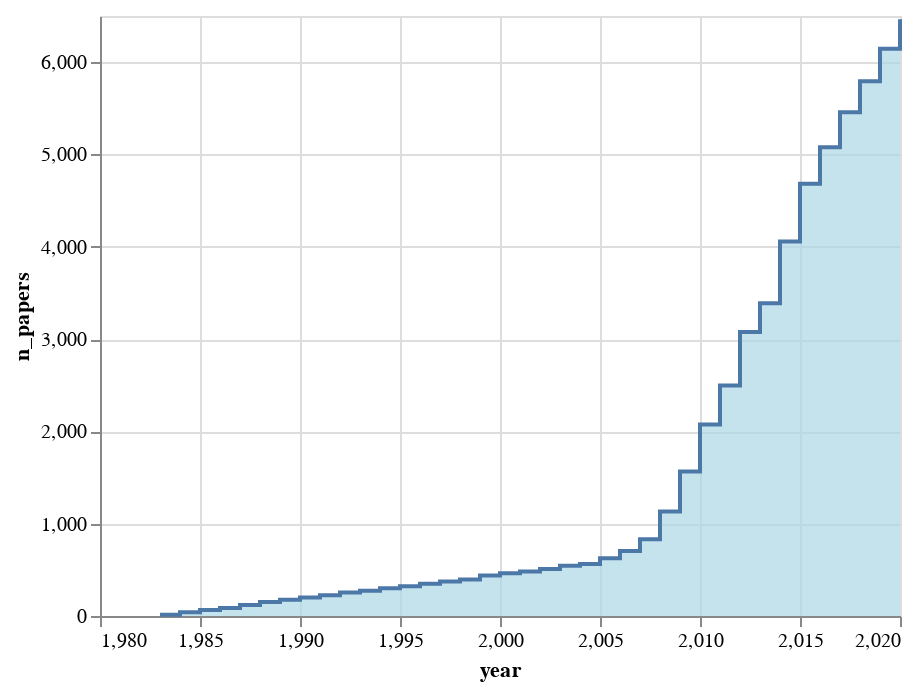

This figure's notebook cell:
### Code cell
alt.Chart(df_summary).mark_area(
    color="lightblue", interpolate="step-after", line=True
).encode(x="year", y="n_papers")

### Figure 1 — Vega-Lite specification as saved in the notebook (floating-point values rounded to 4 significant figures)
{"config": {"view": {"continuousWidth": 400, "continuousHeight": 300}}, "data": {"name": "data-56730caf9ccd74c5a1f2789da9445111"}, "mark": {"type": "area", "color": "lightblue", "interpolate": "step-after", "line": true}, "encoding": {"x": {"type": "quantitative", "field": "year"}, "y": {"type": "quantitative", "field": "n_papers"}}, "$schema": "https://vega.github.io/schema/vega-lite/v4.8.1.json", "datasets": {"data-56730caf9ccd74c5a1f2789da9445111": [{"year": 1983, "n_authors": 17, "n_papers": 13, "n_authors_per_paper": 1.308, "n_papers_per_author": 1.0, "n_collabs": 4, "n_isolates": 9, "mean_collabs": 0.4706, "largest_component": 0.1176, "deg_assort": null, "avg_clustering": 0.0, "transitivity": 0.0}, {"year": 1984, "n_authors": 52, "n_papers": 40, "n_authors_per_paper": 1.325, "n_papers_per_author": 1.019, "n_collabs": 13, "n_isolates": 26, "mean_collabs": 0.5, "largest_component": 0.03846, "deg_assort": null, "avg_clustering": 0.0, "transitivity": 0.0}, {"year": 1985, "n_authors": 84, "n_papers": 64, "n_authors_per_paper": 1.375, "n_papers_per_author": 1.048, "n_collabs": 24, "n_isolates": 36, "mean_collabs": 0.5714, "largest_component": 0.02381, "deg_assort": null, "avg_clustering": 0.0, "transitivity": 0.0}, {"year": 1986, "n_authors": 117, "n_papers": 88, "n_authors_per_paper": 1.386, "n_papers_per_author": 1.043, "n_collabs": 34, "n_isolates": 49, "mean_collabs": 0.5812, "largest_component": 0.01709, "deg_assort": null, "avg_clustering": 0.0, "transitivity": 0.0}, {"year": 1987, "n_authors": 158, "n_papers": 120, "n_authors_per_paper": 1.367, "n_papers_per_author": 1.038, "n_collabs": 44, "n_isolates": 70, "mean_collabs": 0.557, "largest_component": 0.01266, "deg_assort": null, "avg_clustering": 0.0, "transitivity": 0.0}, {"year": 1988, "n_authors": 199, "n_papers": 153, "n_authors_per_paper": 1.392, "n_papers_per_author": 1.07, "n_collabs": 59, "n_isolates": 83, "mean_collabs": 0.593, "largest_component": 0.01508, "deg_assort": -0.03509, "avg_clustering": 0.0, "transitivity": 0.0}, {"year": 1989, "n_authors": 232, "n_papers": 177, "n_authors_per_paper": 1.395, "n_papers_per_author": 1.065, "n_collabs": 69, "n_isolates": 96, "mean_collabs": 0.5948, "largest_component": 0.01293, "deg_assort": -0.02985, "avg_clustering": 0.0, "transitivity": 0.0}, {"year": 1990, "n_authors": 257, "n_papers": 200, "n_authors_per_paper": 1.375, "n_papers_per_author": 1.07, "n_collabs": 73, "n_isolates": 113, "mean_collabs": 0.5681, "largest_component": 0.01167, "deg_assort": -0.02817, "avg_clustering": 0.0, "transitivity": 0.0}, {"year": 1991, "n_authors": 285, "n_papers": 225, "n_authors_per_paper": 1.364, "n_papers_per_author": 1.077, "n_collabs": 78, "n_isolates": 131, "mean_collabs": 0.5474, "largest_component": 0.01053, "deg_assort": -0.02632, "avg_clustering": 0.0, "transitivity": 0.0}, {"year": 1992, "n_authors": 321, "n_papers": 254, "n_authors_per_paper": 1.37, "n_papers_per_author": 1.084, "n_collabs": 88, "n_isolates": 147, "mean_collabs": 0.5483, "largest_component": 0.009346, "deg_assort": -0.02326, "avg_clustering": 0.0, "transitivity": 0.0}, {"year": 1993, "n_authors": 348, "n_papers": 274, "n_authors_per_paper": 1.376, "n_papers_per_author": 1.083, "n_collabs": 97, "n_isolates": 156, "mean_collabs": 0.5575, "largest_component": 0.008621, "deg_assort": -0.02105, "avg_clustering": 0.0, "transitivity": 0.0}, {"year": 1994, "n_authors": 383, "n_papers": 301, "n_authors_per_paper": 1.385, "n_papers_per_author": 1.089, "n_collabs": 109, "n_isolates": 169, "mean_collabs": 0.5692, "largest_component": 0.007833, "deg_assort": -0.0381, "avg_clustering": 0.0, "transitivity": 0.0}, {"year": 1995, "n_authors": 411, "n_papers": 322, "n_authors_per_paper": 1.388, "n_papers_per_author": 1.088, "n_collabs": 118, "n_isolates": 179, "mean_collabs": 0.5742, "largest_component": 0.007299, "deg_assort": -0.03509, "avg_clustering": 0.0, "transitivity": 0.0}, {"year": 1996, "n_authors": 444, "n_papers": 350, "n_authors_per_paper": 1.389, "n_papers_per_author": 1.095, "n_collabs": 129, "n_isolates": 191, "mean_collabs": 0.5811, "largest_component": 0.009009, "deg_assort": -0.032, "avg_clustering": 0.0, "transitivity": 0.0}, {"year": 1997, "n_authors": 468, "n_papers": 373, "n_authors_per_paper": 1.378, "n_papers_per_author": 1.098, "n_collabs": 133, "n_isolates": 207, "mean_collabs": 0.5684, "largest_component": 0.008547, "deg_assort": -0.03101, "avg_clustering": 0.0, "transitivity": 0.0}, {"year": 1998, "n_authors": 512, "n_papers": 396, "n_authors_per_paper": 1.417, "n_papers_per_author": 1.096, "n_collabs": 179, "n_isolates": 218, "mean_collabs": 0.6992, "largest_component": 0.01172, "deg_assort": 0.9694, "avg_clustering": 0.05273, "transitivity": 0.95}, {"year": 1999, "n_authors": 597, "n_papers": 440, "n_authors_per_paper": 1.475, "n_papers_per_author": 1.087, "n_collabs": 241, "n_isolates": 231, "mean_collabs": 0.8074, "largest_component": 0.01005, "deg_assort": 0.9763, "avg_clustering": 0.1094, "transitivity": 0.9568}, {"year": 2000, "n_authors": 633, "n_papers": 462, "n_authors_per_paper": 1.491, "n_papers_per_author": 1.088, "n_collabs": 265, "n_isolates": 239, "mean_collabs": 0.8373, "largest_component": 0.0158, "deg_assort": 0.883, "avg_clustering": 0.1156, "transitivity": 0.9107}, {"year": 2001, "n_authors": 670, "n_papers": 481, "n_authors_per_paper": 1.514, "n_papers_per_author": 1.087, "n_collabs": 297, "n_isolates": 245, "mean_collabs": 0.8866, "largest_component": 0.01493, "deg_assort": 0.89, "avg_clustering": 0.1406, "transitivity": 0.9257}, {"year": 2002, "n_authors": 731, "n_papers": 510, "n_authors_per_paper": 1.557, "n_papers_per_author": 1.086, "n_collabs": 363, "n_isolates": 255, "mean_collabs": 0.9932, "largest_component": 0.01368, "deg_assort": 0.9214, "avg_clustering": 0.1814, "transitivity": 0.9405}, {"year": 2003, "n_authors": 800, "n_papers": 545, "n_authors_per_paper": 1.6, "n_papers_per_author": 1.09, "n_collabs": 437, "n_isolates": 265, "mean_collabs": 1.093, "largest_component": 0.015, "deg_assort": 0.9197, "avg_clustering": 0.2136, "transitivity": 0.9423}, {"year": 2004, "n_authors": 826, "n_papers": 564, "n_authors_per_paper": 1.605, "n_papers_per_author": 1.096, "n_collabs": 452, "n_isolates": 271, "mean_collabs": 1.094, "largest_component": 0.01453, "deg_assort": 0.878, "avg_clustering": 0.214, "transitivity": 0.9277}, {"year": 2005, "n_authors": 972, "n_papers": 626, "n_authors_per_paper": 1.698, "n_papers_per_author": 1.094, "n_collabs": 644, "n_isolates": 290, "mean_collabs": 1.325, "largest_component": 0.01235, "deg_assort": 0.9331, "avg_clustering": 0.2872, "transitivity": 0.9576}, {"year": 2006, "n_authors": 1168, "n_papers": 704, "n_authors_per_paper": 1.801, "n_papers_per_author": 1.086, "n_collabs": 965, "n_isolates": 312, "mean_collabs": 1.652, "largest_component": 0.01284, "deg_assort": 0.9397, "avg_clustering": 0.341, "transitivity": 0.9666}, {"year": 2007, "n_authors": 1417, "n_papers": 832, "n_authors_per_paper": 1.852, "n_papers_per_author": 1.088, "n_collabs": 1243, "n_isolates": 363, "mean_collabs": 1.754, "largest_component": 0.01059, "deg_assort": 0.9367, "avg_clustering": 0.3771, "transitivity": 0.9602}, {"year": 2008, "n_authors": 2067, "n_papers": 1132, "n_authors_per_paper": 1.98, "n_papers_per_author": 1.084, "n_collabs": 2152, "n_isolates": 470, "mean_collabs": 2.082, "largest_component": 0.009192, "deg_assort": 0.9363, "avg_clustering": 0.4432, "transitivity": 0.9607}, {"year": 2009, "n_authors": 2958, "n_papers": 1565, "n_authors_per_paper": 2.052, "n_papers_per_author": 1.086, "n_collabs": 3229, "n_isolates": 618, "mean_collabs": 2.183, "largest_component": 0.01014, "deg_assort": 0.8963, "avg_clustering": 0.479, "transitivity": 0.9478}, {"year": 2010, "n_authors": 3885, "n_papers": 2074, "n_authors_per_paper": 2.062, "n_papers_per_author": 1.101, "n_collabs": 4218, "n_isolates": 793, "mean_collabs": 2.171, "largest_component": 0.007722, "deg_assort": 0.8636, "avg_clustering": 0.4879, "transitivity": 0.9349}, {"year": 2011, "n_authors": 4706, "n_papers": 2498, "n_authors_per_paper": 2.1, "n_papers_per_author": 1.115, "n_collabs": 5332, "n_isolates": 916, "mean_collabs": 2.266, "largest_component": 0.009137, "deg_assort": 0.8698, "avg_clustering": 0.5087, "transitivity": 0.9258}, {"year": 2012, "n_authors": 5816, "n_papers": 3076, "n_authors_per_paper": 2.128, "n_papers_per_author": 1.126, "n_collabs": 6685, "n_isolates": 1091, "mean_collabs": 2.299, "largest_component": 0.008081, "deg_assort": 0.8392, "avg_clustering": 0.5188, "transitivity": 0.9099}, {"year": 2013, "n_authors": 6436, "n_papers": 3388, "n_authors_per_paper": 2.155, "n_papers_per_author": 1.134, "n_collabs": 7502, "n_isolates": 1169, "mean_collabs": 2.331, "largest_component": 0.007769, "deg_assort": 0.8025, "avg_clustering": 0.5274, "transitivity": 0.8971}, {"year": 2014, "n_authors": 7777, "n_papers": 4057, "n_authors_per_paper": 2.195, "n_papers_per_author": 1.145, "n_collabs": 9305, "n_isolates": 1335, "mean_collabs": 2.393, "largest_component": 0.006429, "deg_assort": 0.7609, "avg_clustering": 0.5383, "transitivity": 0.8813}, {"year": 2015, "n_authors": 9037, "n_papers": 4683, "n_authors_per_paper": 2.226, "n_papers_per_author": 1.153, "n_collabs": 10937, "n_isolates": 1484, "mean_collabs": 2.42, "largest_component": 0.006639, "deg_assort": 0.7263, "avg_clustering": 0.5523, "transitivity": 0.8723}, {"year": 2016, "n_authors": 9851, "n_papers": 5078, "n_authors_per_paper": 2.247, "n_papers_per_author": 1.158, "n_collabs": 11968, "n_isolates": 1571, "mean_collabs": 2.43, "largest_component": 0.008426, "deg_assort": 0.6907, "avg_clustering": 0.5588, "transitivity": 0.8573}, {"year": 2017, "n_authors": 10630, "n_papers": 5458, "n_authors_per_paper": 2.27, "n_papers_per_author": 1.165, "n_collabs": 13226, "n_isolates": 1660, "mean_collabs": 2.488, "largest_component": 0.007902, "deg_assort": 0.6715, "avg_clustering": 0.563, "transitivity": 0.8471}, {"year": 2018, "n_authors": 11310, "n_papers": 5792, "n_authors_per_paper": 2.287, "n_papers_per_author": 1.171, "n_collabs": 14238, "n_isolates": 1725, "mean_collabs": 2.518, "largest_component": 0.009461, "deg_assort": 0.622, "avg_clustering": 0.5692, "transitivity": 0.8337}, {"year": 2019, "n_authors": 12043, "n_papers": 6144, "n_authors_per_paper": 2.31, "n_papers_per_author": 1.179, "n_collabs": 15364, "n_isolates": 1771, "mean_collabs": 2.552, "largest_component": 0.01304, "deg_assort": 0.5591, "avg_clustering": 0.5737, "transitivity": 0.8184}, {"year": 2020, "n_authors": 12746, "n_papers": 6466, "n_authors_per_paper": 2.329, "n_papers_per_author": 1.182, "n_collabs": 16673, "n_isolates": 1833, "mean_collabs": 2.616, "largest_component": 0.01828, "deg_assort": 0.5887, "avg_clustering": 0.5795, "transitivity": 0.825}]}}
